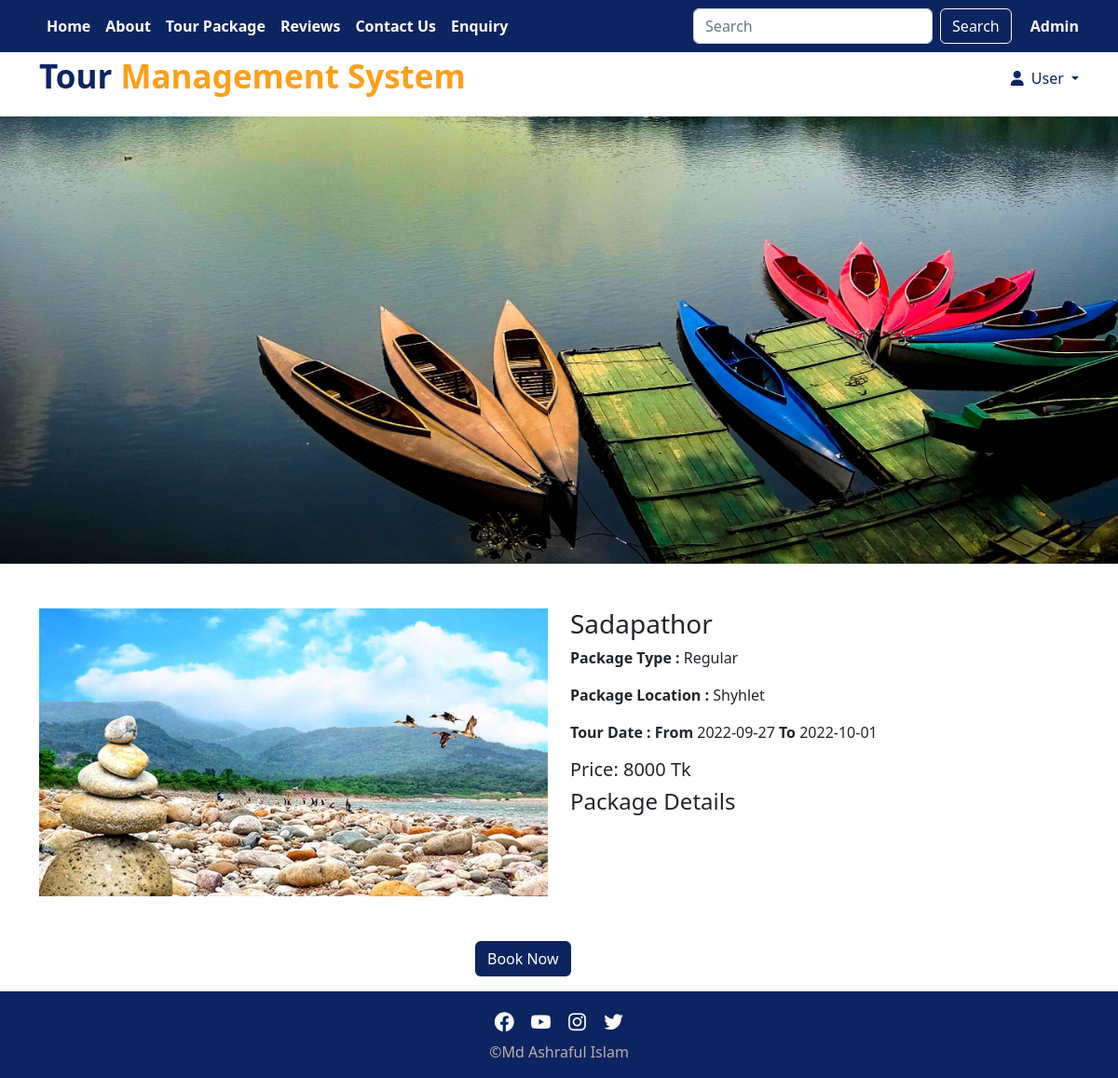
/package-details.php?package_id=2, run on the app's committed database.
### tables this page shows
CREATE TABLE `package` (
  `package_id` int(100) NOT NULL,
  `package_name` varchar(100) NOT NULL,
  `type` varchar(100) NOT NULL,
  `location` varchar(100) NOT NULL,
  `start_date` date NOT NULL,
  `end_date` date NOT NULL,
  `price` int(50) NOT NULL,
  `image` varchar(100) NOT NULL,
  `description` varchar(500) NOT NULL
);

### package-details.php (the view, shortened to what this page needs)
<?php include("./header.php");?>
<?php
include("./db/connect-db.php");
    $id = (int)$_GET['package_id'];
 $sql="SELECT * FROM package WHERE package_id='$id' ";
$rs = mysqli_query($conn,$sql);
       while($row= mysqli_fetch_array($rs)){
?>
<html>
    <head>
        <link rel="stylesheet" href="./css/bootstrap.min.css">
        <link rel="stylesheet" type="text/css" href="./css/all.min.css" />
        <link rel="stylesheet" href="./css/style.css">
    </head>
 <body>
    <div class="banner-package mb-5"></div>
        <div class="container">
            <div class="row mb-5">
                <div class="col-md-6">
                    <img src="./image/<?php echo $row['image']?>" class="img-fluid" alt="Responsive image">
                </div>
                        <div class="col-md-6">
                                <h3><?php echo $row['package_name'];?></h3>
                                <p><b>Package Type :</b> <?php echo $row['type'];?></p>
                                <p><b>Package Location :</b> <?php echo $row['location'];?></p>
                                <p><b>Tour Date : From </b><?php echo $row['start_date'];?> <b> To </b><?php echo $row['end_date'];?></p>
                                <h5>Price: <?php echo $row['price'];?> Tk</h5>
                                <h4>Package Details</h4>
                                <p><b><?php echo $row['description'];?></b><br>
                        </div>
         </div>
   </div>
   <div class="row justify-content-center">
    <div class="col-lg-2 ">
    <div class="button mb-3 ">
            <a href="booking.php?package_id=<?php echo $row['package_id'];?> " class="btn " role="button">Book Now</a>
        </div>
    </div>
   </div>
   <?php } ?>
 </body>
</html>
<?php include("./footer.php");?>

### css/style.css (style rules this page uses)
.btn { background-color: #0c2461; color: #fff; }
.banner-package { background-image: url(../image/Kaptai.jpg); background-size: cover; background-position: center; min-height:60vh; }

### data on the page
package: image (picture), package_name "Sadapathor", type "Regular", location "Shyhlet", start_date "2022-09-27", end_date "2022-10-01", price "8000"
